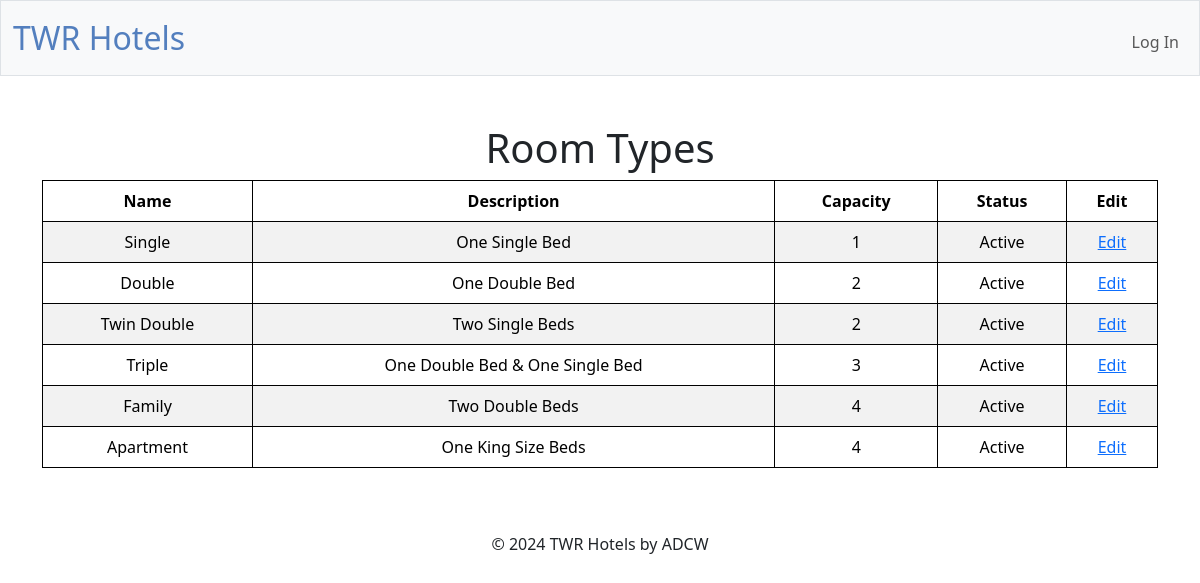
/roomTypes, run on the app's committed database.
### tables this page shows
CREATE TABLE "roomTypes" (typeID INTEGER PRIMARY KEY AUTOINCREMENT NOT NULL,name TEXT NOT NULL, description TEXT, capacity INTEGER NOT NULL, statusID INTEGER NOT NULL, FOREIGN KEY (statusID) REFERENCES status(statusID));

CREATE TABLE "status" (statusID INTEGER PRIMARY KEY AUTOINCREMENT NOT NULL, status TEXT NOT NULL);

### app.py (the view)
@app.route("/roomTypes", methods=["GET"])
@manager_required
def roomTypes():
    roomTypes = db.execute(
        "SELECT roomTypes.*, status.status FROM roomTypes INNER JOIN status ON roomTypes.statusID = status.statusID ORDER BY capacity ASC")
    return render_template("roomTypes.html", roomTypes=roomTypes)

### app.py (called while the page is built)
@app.after_request
def after_request(response):
    response.headers["Cache-Control"] = "no-cache, no-store, must-revalidate"
    response.headers["Expires"] = 0
    response.headers["Pragma"] = "no-cache"
    return response

### templates/roomTypes.html (shortened to what this page needs)
{% extends "layout.html" %}
{% block main %}
<h1>Room Types</h1>
<table class="table table-striped">
    <thead>
        <tr>
            <th>Name</th>
            <th>Description</th>
            <th>Capacity</th>
            <th>Status</th>
            <th>Edit</th>
        </tr>
    </thead>
    <tbody>
        {% for roomType in roomTypes %}
            <tr>
                <td>{{ roomType["name"] }}</td>
                <td>{{ roomType["description"] }}</td>
                <td>{{ roomType["capacity"] }}</td>
                <td>{{ roomType["status"] }}</td>
                <td><a href="/edit_roomType?typeid={{ roomType['typeID'] }}">Edit</a></td>
            </tr>
        {% endfor %}
    </tbody>
</table>
{% endblock %}

### static/styles.css (style rules this page uses)
table { background-color: transparent; margin-bottom: 1rem; width: 100%; }
table th, table td { padding: 0.75rem; vertical-align: middle; border-collapse: collapse; border: 1px solid; }
tbody tr:nth-of-type(odd) { background-color: rgb(179, 208, 255, 0.3) }

### data on the page
roomTypes: name "Single", description "One Single Bed", capacity "1", status "Active"
roomTypes: name "Double", description "One Double Bed", capacity "2", status "Active"
roomTypes: name "Twin Double", description "Two Single Beds", capacity "2", status "Active"
roomTypes: name "Triple", description "One Double Bed & One Single Bed", capacity "3", status "Active"
roomTypes: name "Family", description "Two Double Beds", capacity "4", status "Active"
roomTypes: name "Apartment", description "One King Size Beds", capacity "4", status "Active"
